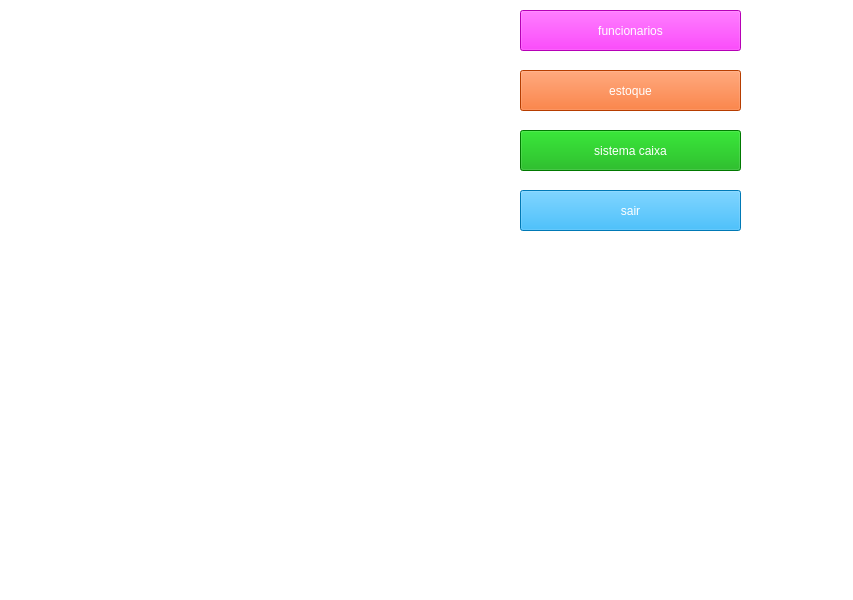
<?xml version="1.0" encoding="UTF-8"?>
<ui version="4.0">
 <class>MainWindow</class>
 <widget class="QMainWindow" name="MainWindow">
  <property name="geometry">
   <rect>
    <x>0</x>
    <y>0</y>
    <width>853</width>
    <height>600</height>
   </rect>
  </property>
  <property name="windowTitle">
   <string>MainWindow</string>
  </property>
  <property name="styleSheet">
   <string notr="true">background-color: rgb(255, 255, 255)
</string>
  </property>
  <widget class="QWidget" name="centralwidget">
   <property name="styleSheet">
    <string notr="true">color : rgb(195, 195, 195)</string>
   </property>
   <widget class="QLabel" name="label">
    <property name="geometry">
     <rect>
      <x>10</x>
      <y>20</y>
      <width>401</width>
      <height>181</height>
     </rect>
    </property>
    <property name="text">
     <string/>
    </property>
    <property name="pixmap">
     <pixmap>asconakids.png.jpg</pixmap>
    </property>
   </widget>
   <widget class="QPushButton" name="pushButton">
    <property name="geometry">
     <rect>
      <x>520</x>
      <y>10</y>
      <width>221</width>
      <height>41</height>
     </rect>
    </property>
    <property name="styleSheet">
     <string notr="true">background-color: rgb(255, 0, 255); color:#ffffff; 
font: 20pt &quot;a Aha Wow&quot;;
</string>
    </property>
    <property name="text">
     <string>funcionarios</string>
    </property>
   </widget>
   <widget class="QPushButton" name="pushButton_2">
    <property name="geometry">
     <rect>
      <x>520</x>
      <y>70</y>
      <width>221</width>
      <height>41</height>
     </rect>
    </property>
    <property name="styleSheet">
     <string notr="true">background-color: rgb(255, 85, 0); color:#ffffff; 
font: 20pt &quot;a Aha Wow&quot;;
</string>
    </property>
    <property name="text">
     <string>estoque</string>
    </property>
   </widget>
   <widget class="QPushButton" name="pushButton_3">
    <property name="geometry">
     <rect>
      <x>520</x>
      <y>130</y>
      <width>221</width>
      <height>41</height>
     </rect>
    </property>
    <property name="styleSheet">
     <string notr="true">background-color: rgb(0, 170, 0); color:#ffffff; 
font: 20pt &quot;a Aha Wow&quot;;
</string>
    </property>
    <property name="text">
     <string>sistema caixa</string>
    </property>
   </widget>
   <widget class="QPushButton" name="pushButton_4">
    <property name="geometry">
     <rect>
      <x>520</x>
      <y>190</y>
      <width>221</width>
      <height>41</height>
     </rect>
    </property>
    <property name="styleSheet">
     <string notr="true">background-color: rgb(0, 170, 255); color:#ffffff; 
font: 20pt &quot;a Aha Wow&quot;;
</string>
    </property>
    <property name="text">
     <string>sair</string>
    </property>
   </widget>
  </widget>
  <widget class="QMenuBar" name="menubar">
   <property name="geometry">
    <rect>
     <x>0</x>
     <y>0</y>
     <width>853</width>
     <height>21</height>
    </rect>
   </property>
  </widget>
  <widget class="QStatusBar" name="statusbar"/>
 </widget>
 <resources/>
 <connections/>
</ui>
